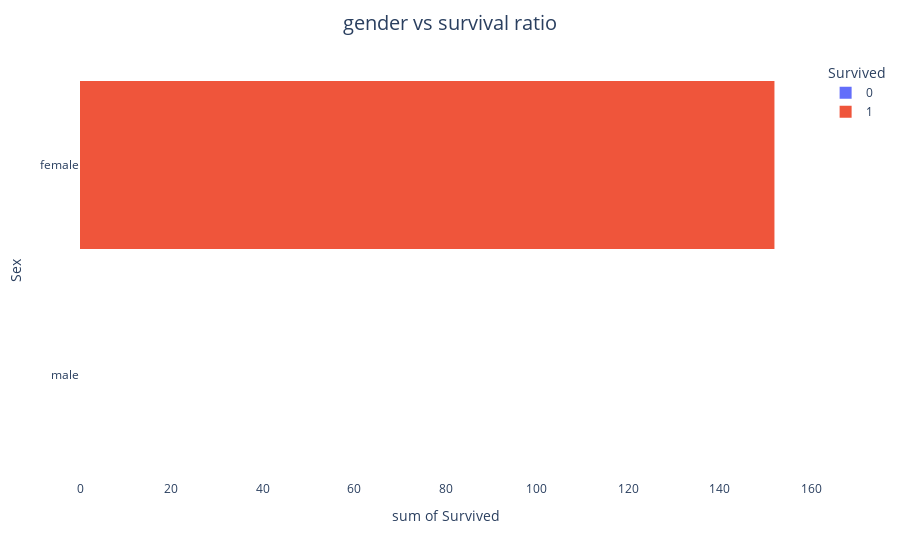

Notebook cell for this chart:
### Code cell
rel_dur_rat = px.histogram(df, x = 'Survived', y = 'Sex', color = "Survived")
rel_dur_rat.update_layout(title='gender vs survival ratio',
                          title_x=0.5,
                          title_pad=dict(t=20),
                          title_font=dict(size=20),
                          xaxis=dict(showgrid=False), 
                          yaxis=dict(showgrid=False),
                          plot_bgcolor = 'white')
rel_dur_rat.show()

### Figure 1 — Plotly figure (JSON) as saved in the notebook; plotly's stock layout.template omitted (floating-point values rounded to 4 significant figures; data arrays with more than 128 entries replaced by an {"elided": "..."} marker saying what was removed)
{"data": [{"alignmentgroup": "True", "bingroup": "y", "histfunc": "sum", "hovertemplate": "Survived=0<br>sum of Survived=%{x}<br>Sex=%{y}<extra></extra>", "legendgroup": "0", "marker": {"color": "#636efa", "pattern": {"shape": ""}}, "name": "0", "offsetgroup": "0", "orientation": "h", "showlegend": true, "type": "histogram", "x": {"elided": "266 int values"}, "xaxis": "x", "y": {"elided": "266 str values"}, "yaxis": "y"}, {"alignmentgroup": "True", "bingroup": "y", "histfunc": "sum", "hovertemplate": "Survived=1<br>sum of Survived=%{x}<br>Sex=%{y}<extra></extra>", "legendgroup": "1", "marker": {"color": "#EF553B", "pattern": {"shape": ""}}, "name": "1", "offsetgroup": "1", "orientation": "h", "showlegend": true, "type": "histogram", "x": {"elided": "152 int values"}, "xaxis": "x", "y": {"elided": "152 str values"}, "yaxis": "y"}], "layout": {"barmode": "relative", "legend": {"title": {"text": "Survived"}, "tracegroupgap": 0}, "margin": {"t": 60}, "plot_bgcolor": "white", "title": {"font": {"size": 20}, "pad": {"t": 20}, "text": "gender vs survival ratio", "x": 0.5}, "xaxis": {"anchor": "y", "categoryarray": [0, 1], "categoryorder": "array", "domain": [0, 1], "showgrid": false, "title": {"text": "sum of Survived"}}, "yaxis": {"anchor": "x", "domain": [0, 1], "showgrid": false, "title": {"text": "Sex"}}}}
